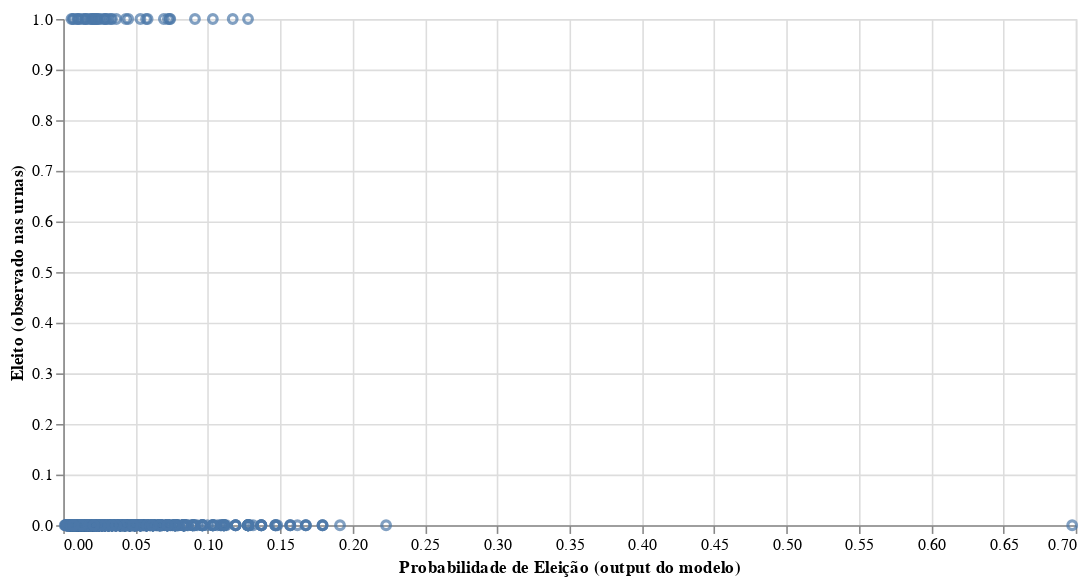

Source (notebook cell):
### Code cell
import altair as alt              # histograma e scatterplot

alt.Chart(analise).mark_point().encode(
        alt.X('Prob_1',
          title = 'Probabilidade de Eleição (output do modelo)'),
        alt.Y('eleito',
          title = 'Eleito (observado nas urnas)')).properties(height = 320, width = 640)

### Figure 1 — Vega-Lite specification as saved in the notebook (floating-point values rounded to 4 significant figures; data arrays with more than 128 entries replaced by an {"elided": "..."} marker saying what was removed)
{"config": {"view": {"continuousWidth": 400, "continuousHeight": 300}}, "data": {"name": "data-9d31b12f63be03ff53408d6a84ebf560"}, "mark": "point", "encoding": {"x": {"type": "quantitative", "field": "Prob_1", "title": "Probabilidade de Eleição (output do modelo)"}, "y": {"type": "quantitative", "field": "eleito", "title": "Eleito (observado nas urnas)"}}, "height": 320, "width": 640, "$schema": "https://vega.github.io/schema/vega-lite/v4.8.1.json", "datasets": {"data-9d31b12f63be03ff53408d6a84ebf560": {"elided": "1481 records"}}}
